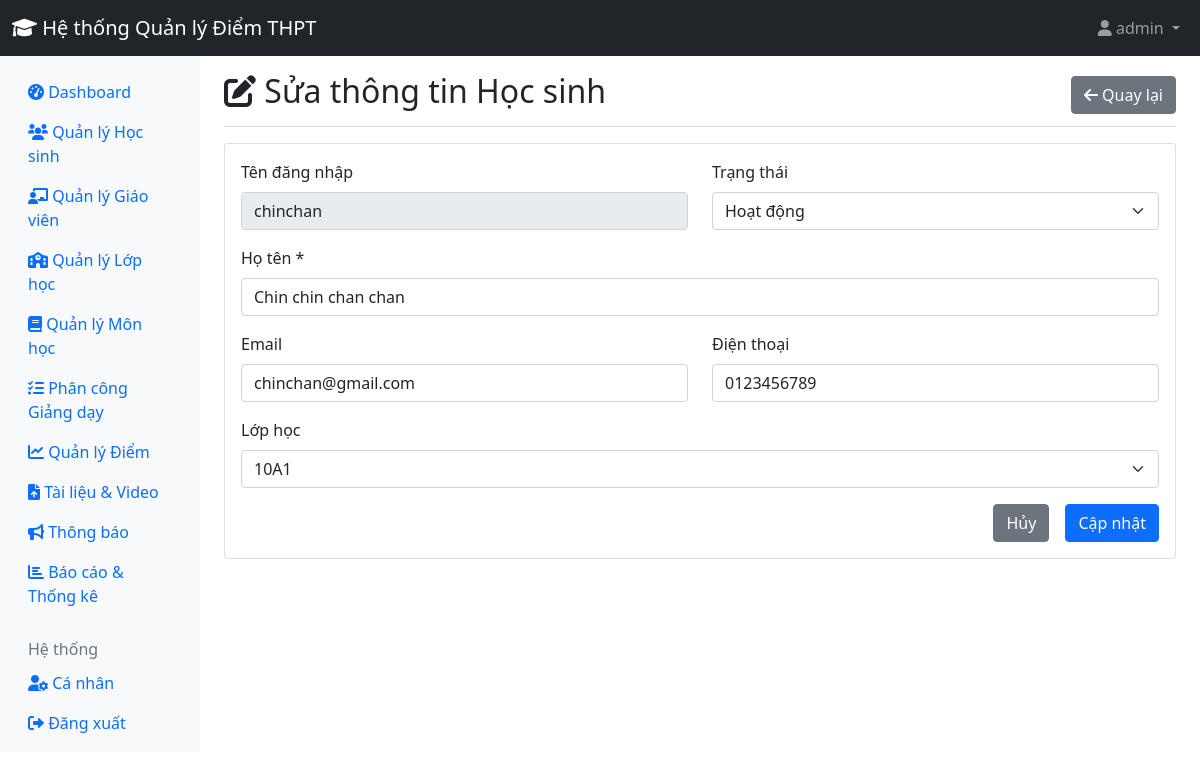
The app's page /admin/edit_student.php?id=22 (signed in) with its own data.
### tables this page shows
CREATE TABLE `class_students` (
  `id` int(11) NOT NULL,
  `student_id` int(11) NOT NULL,
  `class_id` int(11) NOT NULL,
  `school_year` varchar(20) NOT NULL,
  `status` enum('active','transferred','graduated','dropped') DEFAULT 'active'
);

CREATE TABLE `users` (
  `id` int(11) NOT NULL,
  `username` varchar(50) NOT NULL,
  `password` varchar(255) NOT NULL,
  `role` enum('admin','teacher','student') NOT NULL,
  `full_name` varchar(100) NOT NULL,
  `email` varchar(100) DEFAULT NULL,
  `phone` varchar(20) DEFAULT NULL,
  `created_at` timestamp NOT NULL DEFAULT current_timestamp(),
  `status` enum('active','inactive') DEFAULT 'active',
  `teacher_type` enum('homeroom','subject') DEFAULT 'subject'
);

CREATE TABLE `classes` (
  `id` int(11) NOT NULL,
  `class_name` varchar(50) NOT NULL,
  `grade` int(11) NOT NULL,
  `homeroom_teacher_id` int(11) DEFAULT NULL,
  `school_year` varchar(20) DEFAULT NULL
);

### admin/edit_student.php (the view, shortened to what this page needs)
<?php
require_once '../includes/config.php';
$student_id = $_GET['id'];
$stmt = $pdo->prepare("
    SELECT u.*, cs.class_id
    FROM users u
    LEFT JOIN class_students cs ON u.id = cs.student_id
    WHERE u.id = ? AND u.role = 'student'
");
$stmt->execute([$student_id]);
$student = $stmt->fetch();
$stmt = $pdo->query("SELECT * FROM classes ORDER BY grade, class_name");
$classes = $stmt->fetchAll();
?>
<!DOCTYPE html>
<html lang="vi">
<head>
    <link href="https://cdn.jsdelivr.net/npm/bootstrap@5.1.3/dist/css/bootstrap.min.css" rel="stylesheet">
    <link href="https://cdnjs.cloudflare.com/ajax/libs/font-awesome/6.0.0/css/all.min.css" rel="stylesheet">
</head>
<body>
    <?php include '../includes/header.php'; ?>
    <div class="container-fluid">
        <div class="row">
            <?php include 'sidebar.php'; ?>
            <main class="col-md-9 ms-sm-auto col-lg-10 px-md-4">
                <div class="d-flex justify-content-between flex-wrap flex-md-nowrap align-items-center pt-3 pb-2 mb-3 border-bottom">
                    <h1 class="h2"><i class="fas fa-edit"></i> Sửa thông tin Học sinh</h1>
                    <a href="students.php" class="btn btn-secondary">
                        <i class="fas fa-arrow-left"></i> Quay lại
                    </a>
                </div>
                <div class="card">
                    <div class="card-body">
                        <form method="POST">
                            <div class="row">
                                <div class="col-md-6">
                                    <div class="mb-3">
                                        <label class="form-label">Tên đăng nhập</label>
                                        <input type="text" class="form-control" value="<?php echo htmlspecialchars($student['username']); ?>" readonly>
                                    </div>
                                </div>
                                <div class="col-md-6">
                                    <div class="mb-3">
                                        <label class="form-label">Trạng thái</label>
                                        <select class="form-select" name="status" required>
                                            <option value="active" <?php echo $student['status'] == 'active' ? 'selected' : ''; ?>>Hoạt động</option>
                                        </select>
                                    </div>
                                </div>
                            </div>
                            <div class="mb-3">
                                <label class="form-label">Họ tên *</label>
                                <input type="text" class="form-control" name="full_name" value="<?php echo htmlspecialchars($student['full_name']); ?>" required>
                            </div>
                            <div class="row">
                                <div class="col-md-6">
                                    <div class="mb-3">
                                        <label class="form-label">Email</label>
                                        <input type="email" class="form-control" name="email" value="<?php echo htmlspecialchars($student['email']); ?>">
                                    </div>
                                </div>
                                <div class="col-md-6">
                                    <div class="mb-3">
                                        <label class="form-label">Điện thoại</label>
                                        <input type="text" class="form-control" name="phone" value="<?php echo htmlspecialchars($student['phone']); ?>">
                                    </div>
                                </div>
                            </div>
                            <div class="mb-3">
                                <label class="form-label">Lớp học</label>
                                <select class="form-select" name="class_id">
                                    <?php foreach ($classes as $class): ?>
                                        <option value="<?php echo $class['id']; ?>" <?php echo $student['class_id'] == $class['id'] ? 'selected' : ''; ?>>
                                            <?php echo htmlspecialchars($class['class_name']); ?>
                                        </option>
                                    <?php endforeach; ?>
                                </select>
                            </div>
                            <div class="d-grid gap-2 d-md-flex justify-content-md-end">
                                <a href="students.php" class="btn btn-secondary me-md-2">Hủy</a>
                                <button type="submit" name="update_student" class="btn btn-primary">Cập nhật</button>
                            </div>
                        </form>
                    </div>
                </div>
            </main>
        </div>
    </div>
</body>
</html>

### records on screen
class_students: student.username "chinchan", full_name "Chin chin chan chan", email "chinchan@gmail.com", phone "0123456789", class_id "10A1"
users: status "Hoạt động"

### other values on screen
SITE_NAME "Hệ thống Quản lý Điểm THPT"
$_SESSION['full_name'] "admin"
